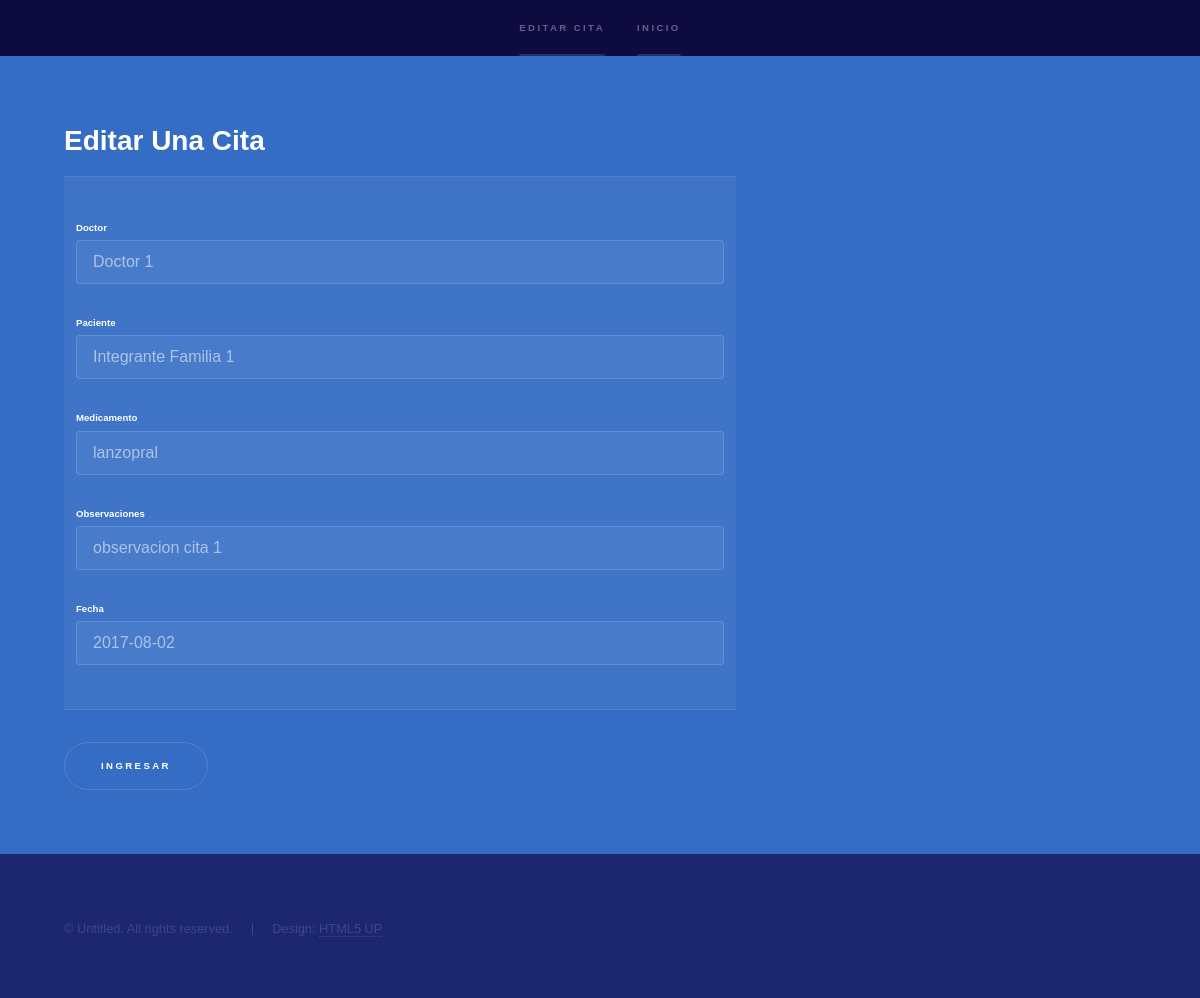
Before: /doctor/cita/editarCita/1 (signed in) with the older database file.
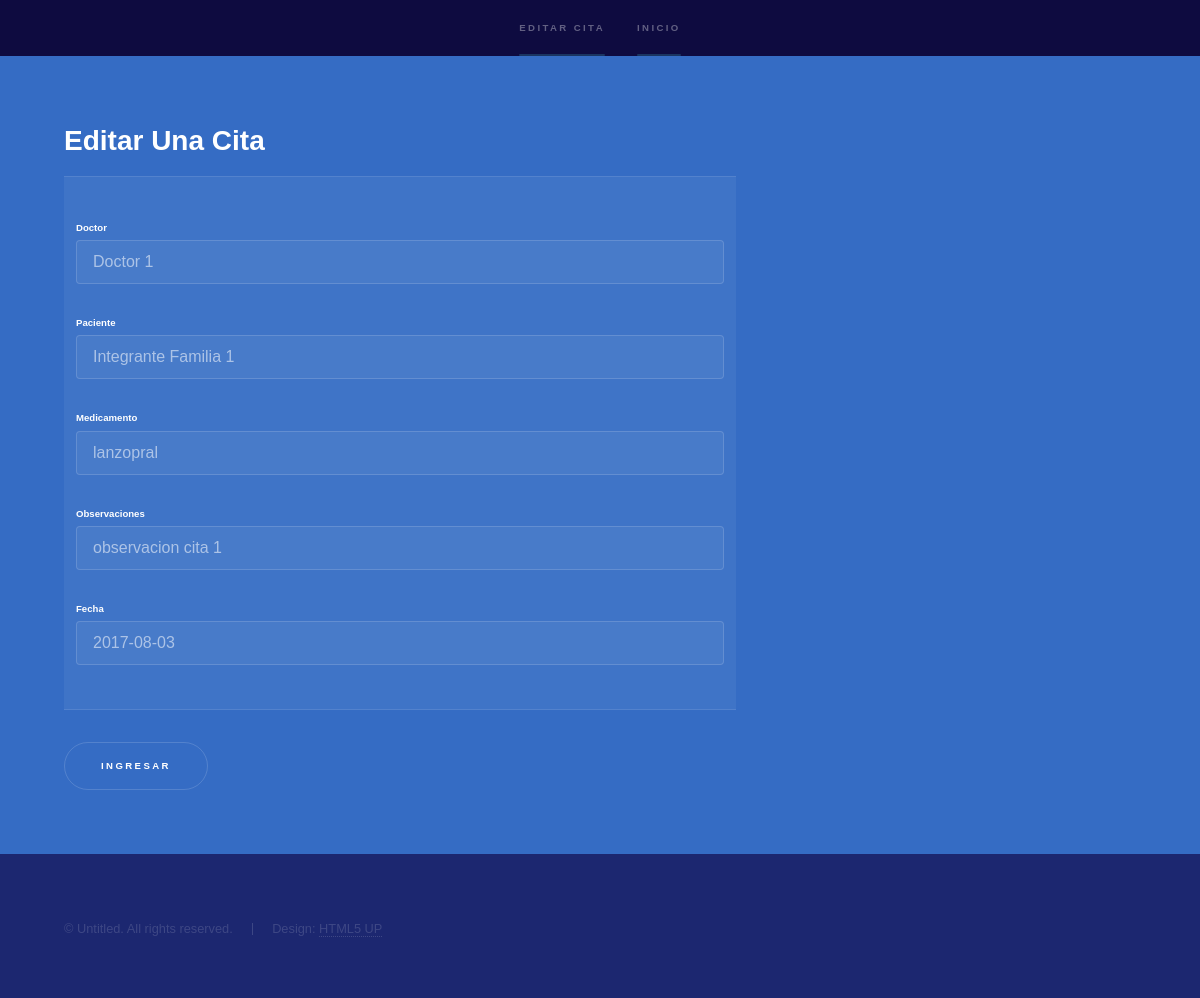
After: the same page with the newer database file.
### Doctores/models.py (models this page shows, shortened)
class Itinerario(models.Model):
    doctor = models.ForeignKey('Doctores.RegistroDoctor')
    paciente = models.ForeignKey('pacientes.paciente')
    idMedicamento = models.ForeignKey('Medicamentos.Registrar')
    observacion = models.CharField(max_length = 200, blank = True)
    fecha = models.DateField()

### Doctores/views.py (the view)
# urls.py: url(r'^cita/editarCita/(?P<id_cita>\d+)$', login_required(editarCita), name='citaUpdate'),
def editarCita(request,id_cita):
    cita = citas.objects.get(id=id_cita)
    if request.method == 'GET':
        form = Formulario_para_itinerario(instance=cita)
    else:
        form = Formulario_para_itinerario(request.POST, instance=cita)
        if form.is_valid():
            form.save()
        return redirect('inicioUsu')
    return render(request,"Doctores/citaEditar.html",{'form':form})

### Doctores/forms.py
class Formulario_para_itinerario(forms.ModelForm):
    class Meta:
        model = Itinerario
        fields = [
        "doctor",
        "paciente",
        "idMedicamento",
        "observacion",
        "fecha",
        ]

### Doctores/models.py (called while the page is built)
    def __str__(self):
        return self.nombre

### Medicamentos/models.py (called while the page is built)
    def __str__(self):
        return self.Nombre

### pacientes/models.py (called while the page is built)
    def __str__(self):
        return self.nombre

### templates/Doctores/citaEditar.html (shortened to what this page needs)
{% extends  'baseTemplate/base.html'%}
{% block navBar %}
<li><a href="">Editar Cita</a></li>
{% endblock %}
{% block apartados %}
<section id="one" class="wrapper style2 spotlights">
  <section>
    <div class="content">
      <div class="inner">
        <h2>Editar Una Cita</h2>
        <form method='POST' action=''>{% csrf_token %}
          <table>
            <td>
              <p><h6>Doctor</h6>{{form.doctor}}</p>
              <p><h6>Paciente</h6>{{form.paciente}}</p>
              <p><h6>Medicamento</h6>{{form.idMedicamento}}</p>
              <p><h6>Observaciones</h6>{{form.observacion}}</p>
              <p><h6>Fecha</h6>{{form.fecha}}</p>
            </td>
          </table>
          <input type = "submit" value = "Ingresar" />
        </form>
      </div>
    </div>
  </section>
</section>
{% endblock %}

Changed rows visible on the page:
changed Itinerario "Doctor 1": fecha "2017-08-02" → "2017-08-03"
